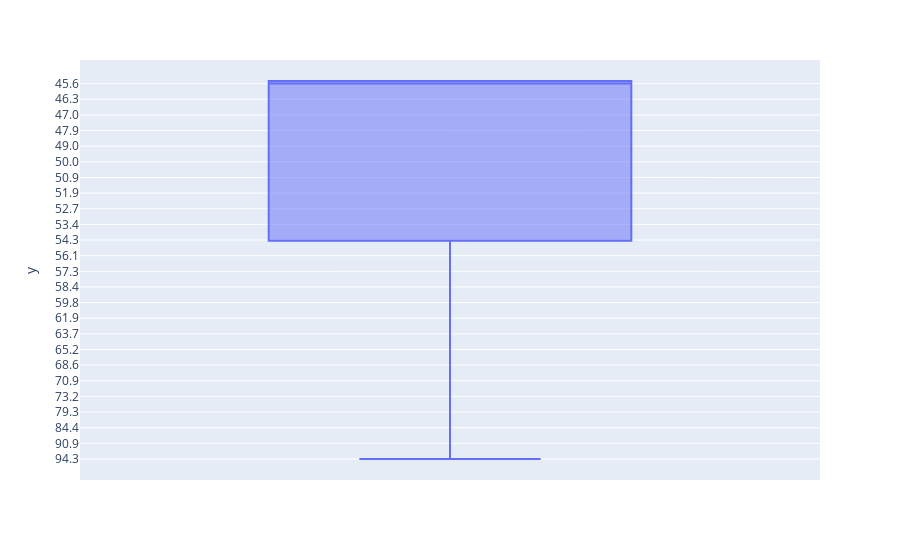

Notebook code for this chart:
### Code cell
x2015 = timesData[timesData.year == 2015]
trace0 = Visualization(params={'y':x2015.total_score},
                        strategy='box')
to_json = trace0.send_json()
print(to_json)
trace0.show()

### Figure 1 — Plotly figure (JSON) as saved in the notebook; plotly's stock layout.template omitted (floating-point values rounded to 4 significant figures; data arrays with more than 128 entries replaced by an {"elided": "..."} marker saying what was removed)
{"data": [{"alignmentgroup": "True", "hovertemplate": "y=%{y}<extra></extra>", "legendgroup": "", "marker": {"color": "#636efa"}, "name": "", "notched": false, "offsetgroup": "", "orientation": "v", "showlegend": false, "type": "box", "x0": " ", "xaxis": "x", "y": {"elided": "401 str values"}, "y0": " ", "yaxis": "y"}], "layout": {"boxmode": "group", "legend": {"tracegroupgap": 0}, "margin": {"t": 60}, "xaxis": {"anchor": "y", "domain": [0, 1]}, "yaxis": {"anchor": "x", "domain": [0, 1], "title": {"text": "y"}}}}
